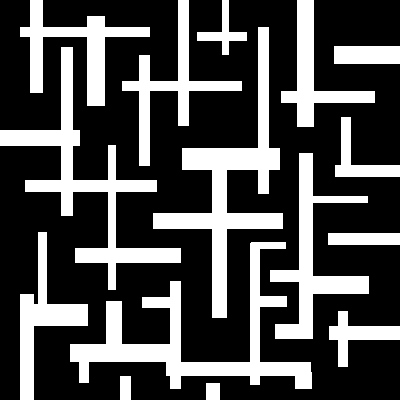
%> input picture Maps/Map2.png, 400 x 400 px
$ octave Tester.m   (GNU Octave 9; MATLAB toolbox functions it lacks are replaced by stand-ins)
%> lines starting %> are read from the running program, lines starting %| are printed output that depends on the picture; in (x1, y1, x2, y2) boxes, pixels count from 0 and x2, y2 are one past the last pixel; in counts of white or black regions, pixels touching at a corner belong together; the program's own positions count from 1
### MapPreparation.m
function[Map] = MapPreparation(name)
%> called with name = 'Maps/Map2.png'

close all

Map = imread(name);     % Loading of a map
%> Map is the input picture: size 400x400x3 uint8; 29.7% white; 15 white regions, largest, box (x1, y1, x2, y2) and area: (70, 242, 312, 389) 8063, (153, 27, 283, 318) 7811, (0, 47, 181, 290) 7090
Map = rgb2gray(Map);    % Conversion to a grayscale

MapSizeY = length(Map(:,1));    % Size definition
%> MapSizeY = 400
MapSizeX = length(Map(1,:));
%> MapSizeX = 400

for x = 1:length(Map(:,1))
    for y = 1:length(Map(1,:))
        Map(y,x) = Map(y,x);
        if(Map(y,x) <=0)
            Map(y,x) = 1;           % 0 cost should not be allowed
        elseif(Map(y,x) >= 255)
            Map(y,x) = 255;         % Same for higher costs
        else
        end


    end
end

imshow(Map)                         % Show the map

end

### A_SimpleAlgorithm.m
function [Solution] = A_SimpleAlgorithm(Map,Time,Start,Goal)
%> called with Time = 5, Start = [50 370], Goal = [385 100]
a = tic;
clear Solution

% An example of straight line algorithm

MapSizeY = length(Map(:,1));
MapSizeX = length(Map(1,:));

GoalX = Goal(1) ;
GoalY = Goal(2) ;

Solution(1,:) = [Start(1),Start(2)];      % Solution will be stored here
index = 1;
EndingCriterion = 0;

    while ( EndingCriterion ~= 1)
          if(abs(GoalX - Solution(index,1)) > abs(GoalY - Solution(index,2)))
              Solution(index+1,1) = Solution(index,1) + 1*sign(GoalX - Solution(index,1));
              Solution(index+1,2) = Solution(index,2);
          else
              Solution(index+1,2) = Solution(index,2) + 1*sign(GoalY - Solution(index,2));
              Solution(index+1,1) = Solution(index,1);
          end
          index = index + 1;

          if(Solution(index,1) == GoalX && Solution(index,2) == GoalY)
              EndingCriterion = 1;
          else
          end

    end

end

### A_RandomAlgorithm.m
function [Solution] = A_RandomAlgorithm(Map,Time,Start,Goal)


% An example of random algorithm

MapSizeY = length(Map(:,1));
MapSizeX = length(Map(1,:));

GoalX = Goal(1) ;
GoalY = Goal(2) ;

Solution(1,:) = [Start(1),Start(2)];      % Solution will be stored here
index = 1;
EndingCriterion = 0;

    while ( EndingCriterion ~= 1)
          if(Solution(index,1) ~= GoalX && Solution(index,2) ~= GoalY)     % until we hit the straight path to the goal....
              if(rand() > 0.5)
                        Solution(index+1,1) = Solution(index,1) + 1*sign(GoalX - Solution(index,1));        % Make one step in x direction
                        Solution(index+1,2) = Solution(index,2);
              else
                        Solution(index+1,2) = Solution(index,2) + 1*sign(GoalY - Solution(index,2));         % or make one step in y direction
                        Solution(index+1,1) = Solution(index,1);
              end


          elseif(Solution(index,1) ~= GoalX)                   % later, follow until in target...
              Solution(index+1,1) = Solution(index,1) +  1*sign(GoalX - Solution(index,1));
              Solution(index+1,2) = Solution(index,2);
          else
              Solution(index+1,2) = Solution(index,2) + 1*sign(GoalY - Solution(index,2));
              Solution(index+1,1) = Solution(index,1);
          end

          index = index + 1;

          if(Solution(index,1) == GoalX && Solution(index,2) == GoalY)      % If goal has been reached
              EndingCriterion = 1;
              return;
          else
          end

    end

end

### A_RandomControl.m
function [navVect] = A_RandomControl(Map,Time,Start,Goal)

a = tic;

% An example of random algorithm with time control

MapSizeY = length(Map(:,1));
MapSizeX = length(Map(1,:));

GoalX = Goal(1) ;
GoalY = Goal(2) ;

Solution(1,:) = [Start(1),Start(2)];              % Final solution will be stored here
Quality = 0;                        % Current-best solution estimate will be stored here
Instance = 1;
Time = Time - 0.5;                  % For a safety margin

while(toc(a) < Time)                % While there's time left...
    clear Solution          % Clear previous solution
    Solution(1,:) = [Start(1),Start(2)];  % Initialize it
    index = 1;
    EndingCriterion = 0;

     while ( EndingCriterion ~= 1)
          if(Solution(index,1) ~= GoalX && Solution(index,2) ~= GoalY)     % until we hit the straight path to the goal....
              if(rand() > 0.5)
                        Solution(index+1,1) = Solution(index,1) + 1*sign(GoalX - Solution(index,1));        % Make one step in x direction
                        Solution(index+1,2) = Solution(index,2);
              else
                        Solution(index+1,2) = Solution(index,2) + 1*sign(GoalY - Solution(index,2));         % or make one step in y direction
                        Solution(index+1,1) = Solution(index,1);
              end


          elseif(Solution(index,1) ~= GoalX)                   % later, follow until in target...
              Solution(index+1,1) = Solution(index,1) +  1*sign(GoalX - Solution(index,1));
              Solution(index+1,2) = Solution(index,2);
          else
              Solution(index+1,2) = Solution(index,2) + 1*sign(GoalY - Solution(index,2));
              Solution(index+1,1) = Solution(index,1);
          end

          index = index + 1;

          if(Solution(index,1) == GoalX && Solution(index,2) == GoalY)      % If goal has been reached
              EndingCriterion = 1;
              break;
          else
          end

    end

    % Evaluate obtained solution
    CostSummary = 0;
        for k = 1:length(Solution)
            CostSummary = CostSummary + cast(Map(Solution(k,2),Solution(k,1)),'double');    % Coordinates are switched when it comes to matrices
        end

    if(Instance == 1)               % If a solution is obtained for the first time, save it
        Quality = CostSummary;
        Instance = Instance + 1;
        navVect = Solution;
    else
       if(CostSummary < Quality)    % Otherwise if current solution is better than best obtained...
           Quality = CostSummary;   % Preserve its cost
           Instance = Instance + 1;
           navVect = Solution;  % And save it
       else
           Instance = Instance + 1;     % Increase a counter
       end

    end

end
end

### A_DirectedSimpleAlgorithm.m
function [Solution] = A_DirectedSimpleAlgorithm(Map,Time,Start,Goal)
a = tic;
clear Solution

% An example of straight line algorithm

MapSizeY = length(Map(:,1));
MapSizeX = length(Map(1,:));

GoalX = Goal(1) ;
GoalY = Goal(2) ;

Solution(1,:) = [Start(1),Start(2)];      % Solution will be stored here
index = 1;
EndingCriterion = 0;

    while ( EndingCriterion ~= 1)
          if(Solution(index,1) ~= GoalX && Solution(index,2) ~= GoalY)     % until we hit the straight path to the goal....
              if(Map(Solution(index,2),Solution(index,1)+ 1*sign(GoalX - Solution(index,1))) < Map(Solution(index,2) + 1*sign(GoalY - Solution(index,2)),Solution(index,1)))
                        Solution(index+1,1) = Solution(index,1) + 1*sign(GoalX - Solution(index,1));        % Make one step in x direction
                        Solution(index+1,2) = Solution(index,2);
              else
                        Solution(index+1,2) = Solution(index,2) + 1*sign(GoalY - Solution(index,2));         % or make one step in y direction
                        Solution(index+1,1) = Solution(index,1);
              end


          elseif(Solution(index,1) ~= GoalX)                   % later, follow until in target...
              Solution(index+1,1) = Solution(index,1) +  1*sign(GoalX - Solution(index,1));
              Solution(index+1,2) = Solution(index,2);
          else
              Solution(index+1,2) = Solution(index,2) + 1*sign(GoalY - Solution(index,2));
              Solution(index+1,1) = Solution(index,1);
          end

          index = index + 1;

          if(Solution(index,1) == GoalX && Solution(index,2) == GoalY)      % If goal has been reached
              EndingCriterion = 1;
              return;
          else
          end

    end

end

### A_Krol_1.m
function [ResultSolution] = A_Krol_1(Map,Time,Start,Goal)
timer = tic;
%% Setting variables
StartX = Start(1); StartY = Start(2);
GoalX = Goal(1); GoalY = Goal(2);
% Map dimensions
[Height,Width] = size(Map);
% Visit matrix
Visited = uint8(zeros(Height,Width));
% Map value matrix (1 - 255)
Value = double(Map);
% Manhattan distance to GOAL matrix
Distance = Inf(Height,Width);
for k = 1:Height
    for j = 1:Width
        dist = abs(GoalY - k) + abs(GoalX - j);
        Distance(k,j) = dist;
    end
end
% Neighbours vectors
dx = [1; 0; -1; 0];
dy = [0; 1; 0; -1];

% Initialization values
k = 1; s = 1;
Solution(1,2) = StartX;
Solution(1,1) = StartY;
CurrentX = StartX;
CurrentY = StartY;
Visited(CurrentY,CurrentX) = 1;
StuckX = StartX;
StuckY = StartY;

MinVal = realmax;
GoalReached = 0;
totalValue = 0;
stuck = 0;
returnIndex = 1;

%% Check if START/GOAL point not on wall [ON = 1 / OFF = 0]
CorrectStartGoal = 1;
if(CorrectStartGoal == 1 && (Value(StartY,StartX) > 250 || Value(GoalY,GoalX) > 250))
    sprintf('WRONG START/GOAL POINTS')
    return
end

%% Finding Goal
while (GoalReached == 0)
    currentTime = toc(timer);
    Limit = min(1.5,Time-0.5);
    %% Emergency exit
    if(currentTime > Limit)
        [Solution, index] = A_Krol_2(Map,Start,Goal);
        CurrentX = Solution(index,2);
        CurrentY = Solution(index,1);
        k = index;
    end

     %% Check if goal is reached
    if((GoalX == CurrentX) && (GoalY == CurrentY))
        GoalReached = 1;
        for ind = 1:k
            ResultSolution(ind,2) = Solution(ind,1); %Y
            ResultSolution(ind,1) = Solution(ind,2); %X
            totalValue = totalValue + Value(Solution(ind,1),Solution(ind,2));
        end
        sprintf('GOAL REACHED');
        return
    end

    %% Main path finding
    for i = 1:4
        if((CurrentX + dx(i)) >= 1 && (CurrentX + dx(i)) <= Width)
            cX = CurrentX + dx(i);  end
        if((CurrentY + dy(i)) >= 1 && (CurrentY + dy(i)) <= Height)
            cY = CurrentY + dy(i);  end
        if(Visited(cY,cX) == 0)
            tmpValue = Value(cY,cX) + Distance(cY,cX);
            if(tmpValue <= MinVal)
                MinVal = tmpValue;
                nX = cX;
                nY = cY;
            end
        end
    end
    k = k+1;
    Visited(nY,nX) = 1;
    CurrentX = nX;
    CurrentY = nY;
    Solution(k,2) = CurrentX;
    Solution(k,1) = CurrentY;

    %% Diffrent path
    if(Solution(k-1,2) == CurrentX && Solution(k-1,1) == CurrentY)
        stuck = stuck + 1;
        k = k-1;
        if(stuck == 2)
            stuck = 0;
            MinVal = realmax;
            CurrentX = Solution(k-1,2);
            CurrentY = Solution(k-1,1);
            StuckX(s) = CurrentX;
            StuckY(s) = CurrentY;
            if(s == 1) returnIndex = k-1; end
            k = k-1;
            s = s+1;
            continue
        end
    end

    %% Avoid edges
    if(Value(CurrentY,CurrentX) > 20)
        k = k-1;
        CurrentX = StuckX(1);
        CurrentY = StuckY(1);
        k = returnIndex;
        s = 1;
        % predecessor with free neighbour
        flag = 0;
        while(flag == 0 && k > 2)
            for i = 1:4
                if((CurrentX + dx(i)) >= 1 && (CurrentX + dx(i)) <= Width)
                    cX = CurrentX + dx(i);  end
                if((CurrentY + dy(i)) >= 1 && (CurrentY + dy(i)) <= Height)
                    cY = CurrentY + dy(i);  end
                if(Visited(cY,cX) == 0 && Value(cY,cX) < 20)
                    flag = 1;
                end
            end
            CurrentX = Solution(k-1,2);
            CurrentY = Solution(k-1,1);
            k = k-1;
        end
end

end
end

### PathEvaluation.m
function[CostSummary] = PathEvaluation(Map,Start,Goal,Solution,color)


hold on

% [5 lines of commented-out code are left out]

plot(Solution(:,1),Solution(:,2),color);

% Cost estimation
CostSummary = 0;
for k = 1:length(Solution)
    CostSummary = CostSummary + cast(Map(Solution(k,2),Solution(k,1)),'double');    % Coordinates are switched when it comes to matrices
end

Validity = 1;
% Validity estimation
if(Solution(1,1) ~= Start(1) || Solution(1,2) ~= Start(2) || Solution(length(Solution),1) ~= Goal(1) || Solution(length(Solution),2) ~= Goal(2))
    Validity = 0;
    sprintf('error 1')
else
end

for p = 2:length(Solution)
    stepX = Solution(p,1) - Solution(p-1,1);
    stepY = Solution(p,2) - Solution(p-1,2);
    if(abs(stepX) == 1)         % If a step in x direction is equal to 1 or -1
        if(abs(stepY) == 0)
                                % stepY must be equal to 0
        else
           Validity = 0;        % Otherwise, the trajectory is invalid
            sprintf('error 2')
        end
    elseif(stepX == 0)          % If a step in x direction is equal to 0
        if(abs(stepY) == 1)
                                % StepY must be equal to 1 or -1
        else
            Validity = 0;       % Otherwise, you know.
            sprintf('error 3')
        end
    else                        % StepX can be only 1, -1 or 0!
        Validity = 0;
        sprintf('error 4')
    end

end

if(Validity == 0)

    CostSummary = 0;
else
end

### Tester.m
clear all
close all;
clc

% Load a map
Map = MapPreparation('Maps/Map2.png');

Start =[50,370];
Goal = [385,100];

% Define a time limit
Time = 5;

TimeObtained = [];

% Start one of functions (straight line)
fprintf('\nTesting simple algorithm\n');
SolutionTimer = tic;                                            % Start timer
VectSimple = A_SimpleAlgorithm(Map,Time,Start,Goal) ;          % Start the algorithm
%> VectSimple = 606 rows, first 12: [50 370; 51 370; 52 370; 53 370; 54 370; 55 370; 56 370; 57 370; 58 370; 59 370; 60 370; 61 370]
TimeObtained(1) = toc(SolutionTimer);
if(TimeObtained(1) > Time)                                      % Check if time limit was exceeded
    fprintf('Time exceeded\n');
else end

% Start second function (random algorithm)
fprintf('\nTesting random algorithm\n');
SolutionTimer = tic;
VectRandom = A_RandomAlgorithm(Map,Time,Start,Goal);
%> VectRandom = 606 rows, first 12: [50 370; 51 370; 52 370; 52 369; 52 368; 53 368; 53 367; 54 367; 54 366; 54 365; 55 365; 56 365]
TimeObtained(2) = toc(SolutionTimer);
if(TimeObtained(2) > Time)
    fprintf('Time exceeded\n');
else end

% Start third function (random algorithm that utilizes full time avilable)
fprintf('\nTesting random algorithm with time control\n');
SolutionTimer = tic;
VectRC = A_RandomControl(Map,Time,Start,Goal);
%> the loop in A_RandomControl, `while(toc(a) < Time)                % While there's time left` made 213 passes
%> Quality on passes 1, 2, 3, 4, 6, 29, 34: 65884, 65630, 57502, 48358, 42262, 40230, 37944
%> after the loop in A_RandomControl, `while(toc(a) < Time)                % While there's time left`: Instance = 214; Solution = 606 rows, first 12: [50 370; 50 369; 51 369; 51 368; 51 367; 52 367; 53 367; 53 366; 53 365; 54 365; 55 365; 56 365]; navVect = 606 rows, first 12: [50 370; 50 369; 51 369; 51 368; 52 368; 52 367; 52 366; 52 365; 52 364; 53 364; 54 364; 55 364]
%> VectRC has the same summary as navVect in A_RandomControl
TimeObtained(3) = toc(SolutionTimer);
if(TimeObtained(3) > Time)
    fprintf('Time exceeded\n');
else end

% Start fourth function (directed algorithm - choice of better option out of two)
fprintf('\nTesting directed algorithm\n');
SolutionTimer = tic;
VectDS = A_DirectedSimpleAlgorithm(Map,Time,Start,Goal);
%> VectDS = 606 rows, first 12: [50 370; 50 369; 50 368; 50 367; 50 366; 50 365; 50 364; 50 363; 50 362; 50 361; 50 360; 50 359]
TimeObtained(4) = toc(SolutionTimer);
if(TimeObtained(4) > Time)
    fprintf('Time exceeded\n');
else end

% [9 lines of commented-out code are left out]

fprintf('\nTesting Krol_Mucha algorithm\n');
SolutionTimer = tic;
VectorOur = A_Krol_1(Map,Time,Start,Goal);
%> after the loop in A_Krol_1, `for k = 1:Height`:
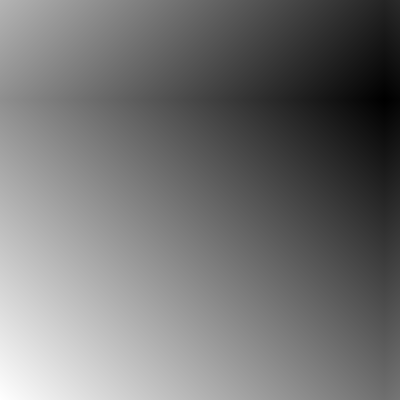
%> Distance: size 400x400 double; min 0, max 684, mean 310.4; drawn with min black and max white
%> in A_Krol_1, `Visited(CurrentY,CurrentX) = 1;`:
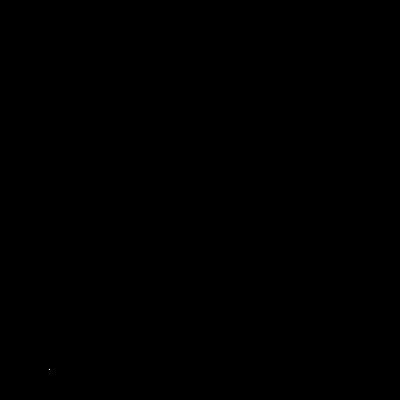
%> Visited: size 400x400 uint8; values 0 (black) and 1 (white), 0% white in thin lines or dots, all inside (x1, y1, x2, y2) = (49, 369, 50, 370)
%> the loop in A_Krol_1, `while (GoalReached == 0)` made 1717 passes
%> VectorOur = 886 rows, first 12: [50 370; 50 369; 50 368; 50 367; 50 366; 50 365; 50 364; 50 363; 50 362; 50 361; 50 360; 50 359]
TimeObtained(5) = toc(SolutionTimer);
if(TimeObtained(5) > Time)
    fprintf('Time exceeded\n');
else end

% Evaluate results returned by all three algorithms
TimeOfTravel(1,:) = PathEvaluation(Map,Start,Goal,VectSimple,'-b');
%> the loop in PathEvaluation, `for k = 1:length(Solution)` made 606 passes
%> CostSummary on passes 1 to 3: 1, 2, 3
%> after the loop in PathEvaluation, `for k = 1:length(Solution)`: CostSummary = 45818
%> after the loop in PathEvaluation, `for p = 2:length(Solution)`: Validity = 1
TimeOfTravel(2,:) = PathEvaluation(Map,Start,Goal,VectRandom,'-r');
%> the loop in PathEvaluation (call 2), `for k = 1:length(Solution)` made 606 passes
%> the loop in PathEvaluation (call 2), `for p = 2:length(Solution)` made 605 passes
%> (stepX, stepY) on passes 1 to 3: (1, 0), (1, 0), (0, -1)
TimeOfTravel(3,:) = PathEvaluation(Map,Start,Goal,VectRC,'-y');
TimeOfTravel(4,:) = PathEvaluation(Map,Start,Goal,VectDS,'-m');
TimeOfTravel(5,:) = PathEvaluation(Map,Start,Goal,VectorOur,'-c');
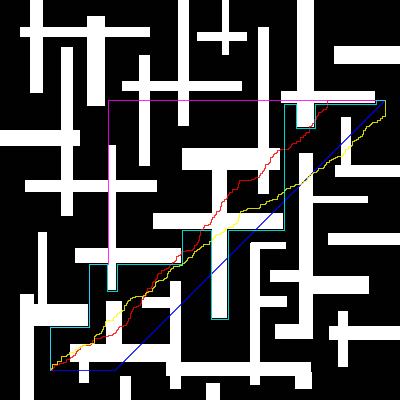
%> figure redrawn from the program's plot data

fprintf('\n\n Time used for computations by tested algorithms:');
TimeObtained'
fprintf('\n\n Quality of obtained path');
TimeOfTravel
%> TimeOfTravel = [45818; 66392; 37944; 39722; 886]

hold off;

$ run again, with Maps/Map0.png copied over Maps/Map2.png
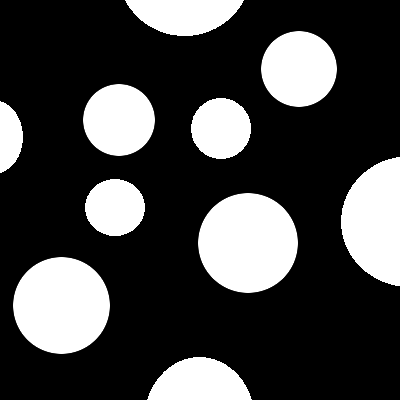
%> input picture Maps/Map0.png, 400 x 400 px
%> in MapPreparation, Map is the input picture: size 400x400x3 uint8; min 0, max 255, mean 67.9
%> MapSizeY = 400
%> VectSimple = 606 rows, first 12: [50 370; 51 370; 52 370; 53 370; 54 370; 55 370; 56 370; 57 370; 58 370; 59 370; 60 370; 61 370]
%> VectRandom = 606 rows, first 12: [50 370; 51 370; 52 370; 52 369; 52 368; 53 368; 53 367; 54 367; 54 366; 54 365; 55 365; 56 365]
%> the loop in A_RandomControl, `while(toc(a) < Time)                % While there's time left` made 215 passes
%> Quality on passes 1, 3, 25, 35: 37548, 23356, 22226, 6890
%> after the loop in A_RandomControl, `while(toc(a) < Time)                % While there's time left`: Instance = 216; Solution = 606 rows, first 12: [50 370; 50 369; 51 369; 51 368; 52 368; 53 368; 53 367; 53 366; 53 365; 53 364; 53 363; 53 362]; navVect = 606 rows, first 12: [50 370; 50 369; 51 369; 52 369; 52 368; 52 367; 53 367; 53 366; 54 366; 55 366; 56 366; 57 366]
%> VectRC has the same summary as navVect in A_RandomControl
%> VectDS = 606 rows, first 12: [50 370; 50 369; 50 368; 50 367; 50 366; 50 365; 50 364; 50 363; 50 362; 50 361; 50 360; 50 359]
%> Visited: size 400x400 uint8; values 0 (black) and 1 (white), 0% white in thin lines or dots, all inside (x1, y1, x2, y2) = (49, 369, 50, 370)
%> the loop in A_Krol_1, `while (GoalReached == 0)` made 661 passes
%> VectorOur = 628 rows, first 12: [50 370; 50 369; 50 368; 50 367; 50 366; 50 365; 50 364; 50 363; 50 362; 50 361; 50 360; 50 359]
%> after the loop in PathEvaluation, `for k = 1:length(Solution)`: CostSummary = 36200
%> after the loop in PathEvaluation, `for p = 2:length(Solution)`: Validity = 1
%> the loop in PathEvaluation (call 2), `for k = 1:length(Solution)` made 606 passes
%> CostSummary on passes 1 to 3: 1, 2, 3
%> the loop in PathEvaluation (call 2), `for p = 2:length(Solution)` made 605 passes
%> (stepX, stepY) on passes 1 to 3: (1, 0), (1, 0), (0, -1)
%> `TimeOfTravel(5,:) = PathEvaluation(Map,Start,Goal,VectorOur,'-c');`:
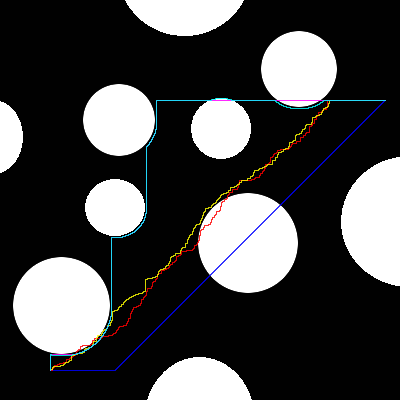
%> figure redrawn from the program's plot data
%> TimeOfTravel = [36200; 24579; 6890; 19162; 628]
